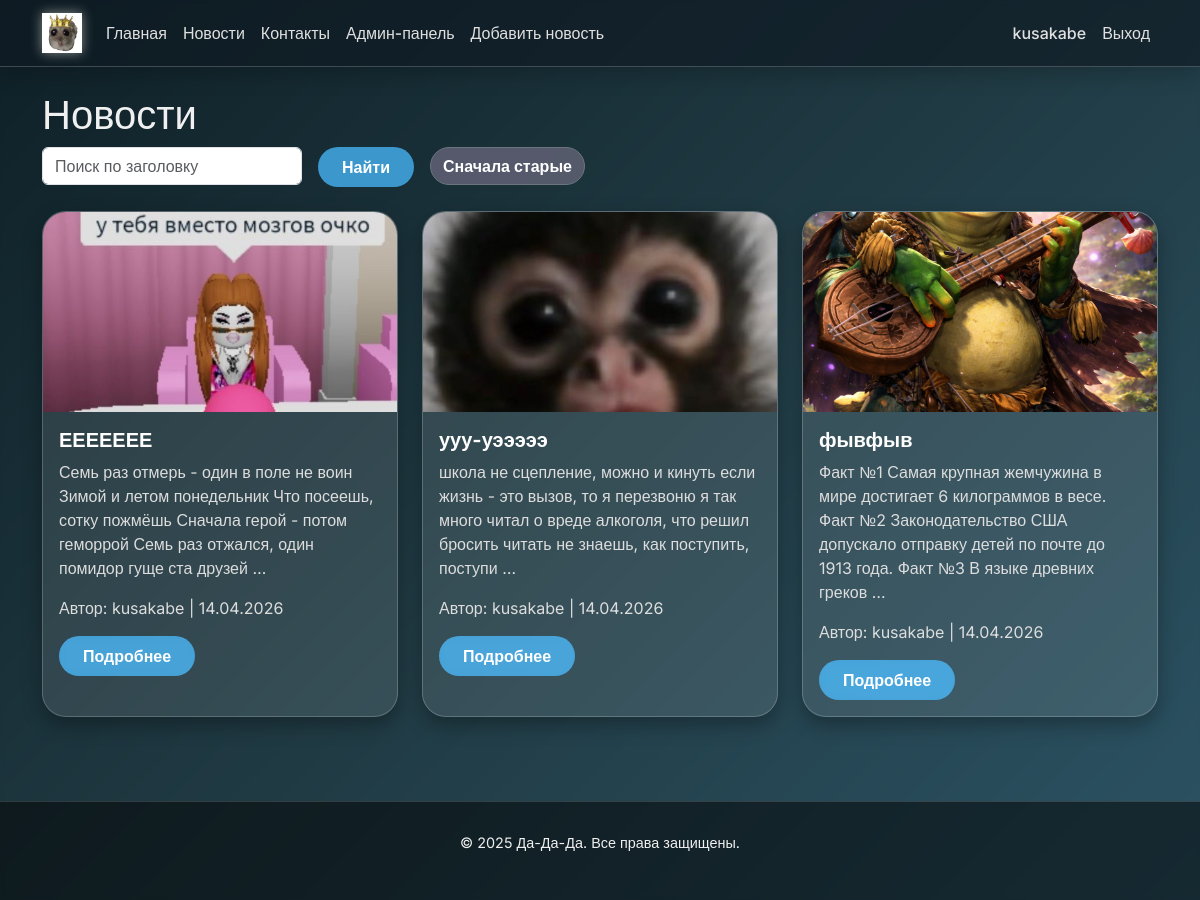
Page /news/ (signed in) on the committed database.
### news/models.py (models this page shows, shortened)
class News(models.Model):
    title = models.CharField(max_length=200, verbose_name='Заголовок')
    content = models.TextField(verbose_name='Содержание')
    author = models.ForeignKey(User, on_delete=models.CASCADE, verbose_name='Автор')
    pub_date = models.DateTimeField(default=timezone.now, verbose_name='Дата публикации')
    image = models.ImageField(upload_to='news_images/', blank=True, null=True, verbose_name='Изображение')
    class Meta:
        ordering = ['-pub_date']
        verbose_name = 'Новость'
        verbose_name_plural = 'Новости'

### news/views.py (the view)
# urls.py: path('news/', views.news_list, name='news_list'),
def news_list(request):
    news_queryset = News.objects.all()
    search_query = request.GET.get('search', '')
    sort = request.GET.get('sort', 'desc')
    if search_query:
        news_queryset = news_queryset.filter(Q(title__icontains=search_query))
    if sort == 'asc':
        news_queryset = news_queryset.order_by('pub_date')
    else:
        news_queryset = news_queryset.order_by('-pub_date')
    return render(request, 'news/news_list.html', {
        'news_list': news_queryset,
        'search_query': search_query,
        'sort': sort,
    })

### templates/news/news_list.html (shortened to what this page needs)
{% extends 'base.html' %}
{% block content %}
<h1>Новости</h1>
<form method="get" class="row g-3 mb-4">
    <div class="col-auto">
        <input type="text" name="search" value="{{ search_query }}" class="form-control" placeholder="Поиск по заголовку">
    </div>
    <div class="col-auto">
        <button type="submit" class="btn btn-primary">Найти</button>
    </div>
    <div class="col-auto">
        <a href="?sort={% if sort == 'desc' %}asc{% else %}desc{% endif %}&search={{ search_query }}" class="btn btn-secondary">
            {% if sort == 'desc' %}Сначала старые{% else %}Сначала новые{% endif %}
        </a>
    </div>
</form>
<div class="row">
    {% for news in news_list %}
        <div class="col-md-4 mb-4">
            <div class="card h-100">
                {% if news.image %}
                    <img src="{{ news.image.url }}" class="card-img-top" style="height: 200px; object-fit: cover;">
                {% endif %}
                <div class="card-body">
                    <h5 class="card-title">{{ news.title }}</h5>
                    <p class="card-text">{{ news.content|truncatewords:30 }}</p>
                    <p class="text-muted">Автор: {{ news.author.username }} | {{ news.pub_date|date:"d.m.Y" }}</p>
                    <a href="{% url 'news_detail' news.id %}" class="btn btn-primary">Подробнее</a>
                </div>
            </div>
        </div>
    {% empty %}
        <p>Новостей не найдено.</p>
    {% endfor %}
</div>
{% endblock %}

### templates/base.html (shortened to what this page needs)
<!DOCTYPE html>
<html lang="ru">
<head>
    <link href="https://cdn.jsdelivr.net/npm/bootstrap@5.3.0-alpha1/dist/css/bootstrap.min.css" rel="stylesheet">
    {% load static %}
    <link rel="stylesheet" href="{% static 'css/liquid_glass.css' %}">
</head>
<body>
    <nav class="navbar navbar-expand-lg navbar-dark bg-dark">
        <div class="container">
            <a class="navbar-brand" href="{% url 'home' %}">
                <img src="{% static 'logo.jpg' %}" alt="Логотип" height="40">
            </a>
            <div class="collapse navbar-collapse" id="navbarNav">
                <ul class="navbar-nav me-auto">
                    <li class="nav-item"><a class="nav-link" href="{% url 'home' %}">Главная</a></li>
                    <li class="nav-item"><a class="nav-link" href="{% url 'news_list' %}">Новости</a></li>
                    <li class="nav-item"><a class="nav-link" href="{% url 'contacts' %}">Контакты</a></li>
                    {% if user.is_authenticated and user.is_staff %}
                        <li class="nav-item"><a class="nav-link" href="{% url 'admin:index' %}">Админ-панель</a></li>
                    {% endif %}
                    {% if user.is_authenticated and user.is_staff %}
                        <li class="nav-item"><a class="nav-link" href="{% url 'news_create' %}">Добавить новость</a></li>
                    {% endif %}
                </ul>
                <ul class="navbar-nav">
                    {% if user.is_authenticated %}
                        <li class="nav-item"><a class="nav-link" href="{% url 'profile' %}">{{ user.username }}</a></li>
                        <li class="nav-item"><a class="nav-link" href="{% url 'logout' %}">Выход</a></li>
                    {% else %}
                        <li class="nav-item"><a class="nav-link" href="{% url 'login' %}">Вход</a></li>
                        <li class="nav-item"><a class="nav-link" href="{% url 'register' %}">Регистрация</a></li>
                    {% endif %}
                </ul>
            </div>
        </div>
    </nav>
    <div class="container mt-4">
        {% block content %}{% endblock %}
    </div>
    <footer>
        <p>© 2025 Да-Да-Да. Все права защищены.</p>
    </footer>
</body>
</html>

### news/static/css/liquid_glass.css (style rules this page uses)
* { margin: 0; padding: 0; box-sizing: border-box; }
body { font-family: 'Inter', sans-serif; background: linear-gradient(135deg, #0f2027, #203a43, #2c5364); background-attachment: fixed; color: #f0f0f0; line-height: 1.5; backdrop-filter: blur(2px); }
.navbar { background: rgba(15, 25, 35, 0.65) !important; backdrop-filter: blur(12px); border-bottom: 1px solid rgba(255, 255, 255, 0.2); box-shadow: 0 8px 20px rgba(0, 0, 0, 0.2); }
.navbar .nav-link { color: #e0e0e0 !important; font-weight: 500; transition: all 0.3s ease; position: relative; }
.navbar-brand img { filter: drop-shadow(0 0 6px rgba(255,255,240,0.5)); transition: transform 0.2s; }
.card { background: rgba(255, 255, 255, 0.1) !important; backdrop-filter: blur(10px); border-radius: 24px !important; border: 1px solid rgba(255, 255, 255, 0.2); box-shadow: 0 8px 20px rgba(0, 0, 0, 0.3); transition: all 0.35s cubic-bezier(0.2, 0.9, 0.4, 1.1); overflow: hidden; }
.card-title { color: #ffffff; font-weight: 700; }
.card-text, .text-muted { color: #ddd !important; }
.btn-primary { background: rgba(72, 187, 255, 0.75) !important; border: none; backdrop-filter: blur(4px); border-radius: 40px; padding: 8px 24px; font-weight: 600; transition: 0.25s; }
form input, form textarea, form select { background: rgba(30, 40, 50, 0.7); border: 1px solid rgba(255,255,255,0.25); border-radius: 20px; color: white; padding: 12px 16px; transition: 0.2s; }
.btn, button, .btn-secondary, .btn-warning, .btn-danger { border-radius: 40px !important; font-weight: 600; transition: 0.2s; }
.btn-secondary { background: rgba(100,100,120,0.8) !important; backdrop-filter: blur(5px); }
a { color: #b8e1ff; text-decoration: none; }
footer { background: rgba(0, 0, 0, 0.5); backdrop-filter: blur(12px); border-top: 1px solid rgba(255,255,255,0.15); margin-top: 60px; padding: 30px 0; text-align: center; font-size: 0.9rem; }

### templates/base.html (style rules this page uses)
.card-img-top { height: 200px; object-fit: cover; }

### rows in the picture
News: image (picture), title "ЕЕЕЕЕЕЕ", content "Семь раз отмерь - один в поле не воин Зимой и летом понедельник Что посеешь, сотку пожмёшь Сначала герой - потом геморрой Семь раз отжался, один помидор гуще ста друзей …", author.username "kusakabe", pub_date "14.04.2026"
News: image (picture), title "ууу-уэээээ", content "школа не сцепление, можно и кинуть если жизнь - это вызов, то я перезвоню я так много читал о вреде алкоголя, что решил бросить читать не знаешь, как поступить, поступи …", author.username "kusakabe", pub_date "14.04.2026"
News: image (picture), title "фывфыв", content "Факт №1 Самая крупная жемчужина в мире достигает 6 килограммов в весе. Факт №2 Законодательство США допускало отправку детей по почте до 1913 года. Факт №3 В языке древних греков …", author.username "kusakabe", pub_date "14.04.2026"

### other values in the picture
{{ user.username }} "kusakabe"
